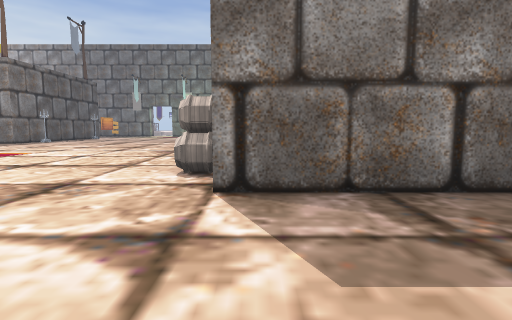
View 1 (above)

19 first-person views from a walk through a Godot game level. The camera is 1.5 m above the floor, tilts 6° down and sees 80° across. The floor is counted in squares, 2 m on a side. Each view is taken from the middle of a square. On the plan, view 1 faces up. The plan holds only what a view shows up to about 10 squares ahead; the rest is blank. The place goes on beyond the plan. Flat picture figures and markers are left out. Characters and animated objects are left out. Door leaves are left out where a doorway can be walked through. Some surface patterns are stand-ins.

View 2
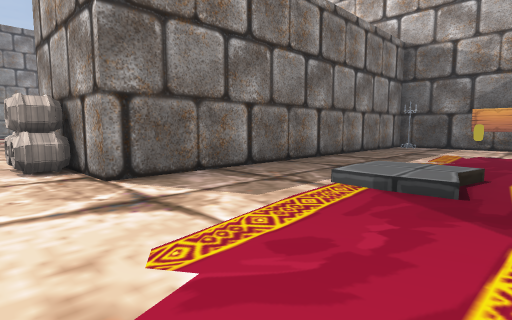

View 3
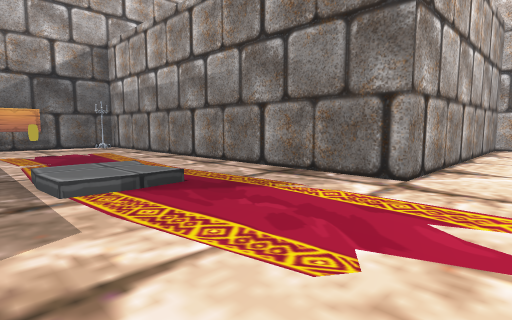

View 4
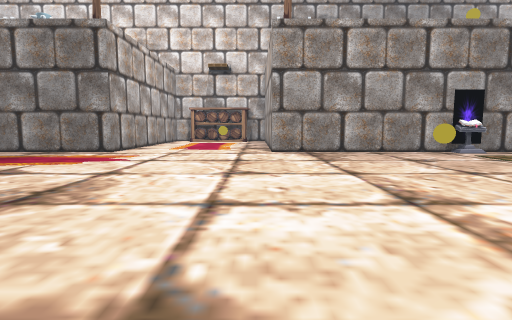

View 5
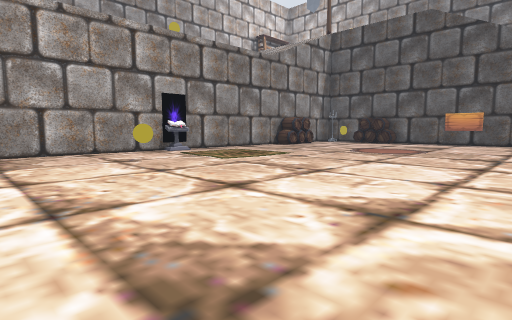

View 6
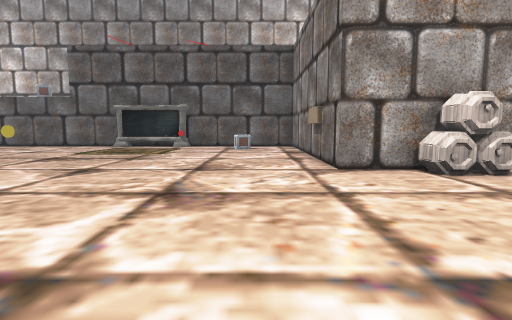

View 7
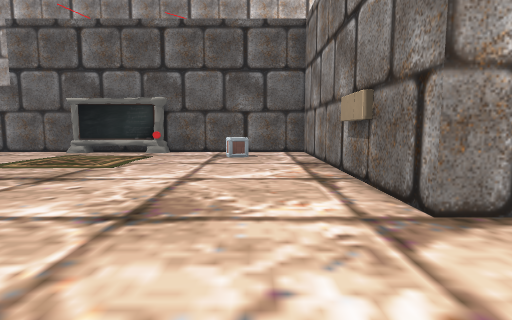

View 8
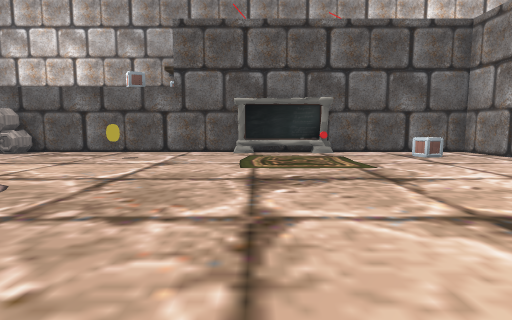

View 9
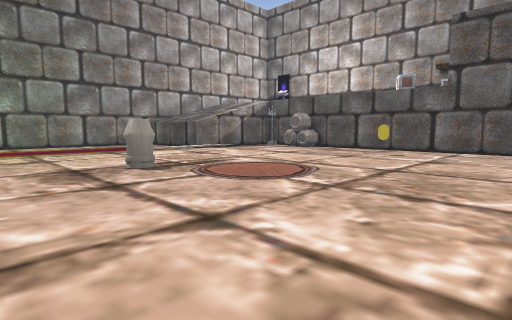

View 10
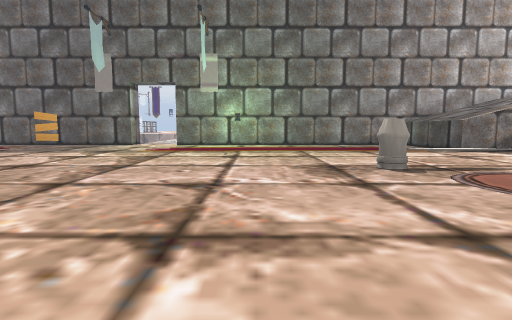

View 11
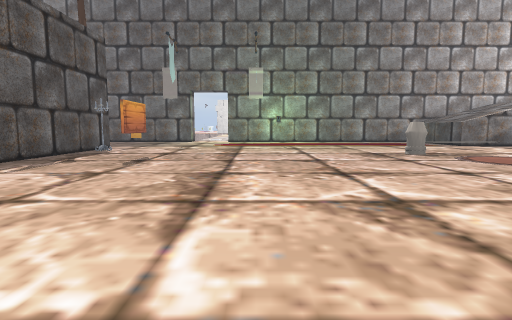

View 12
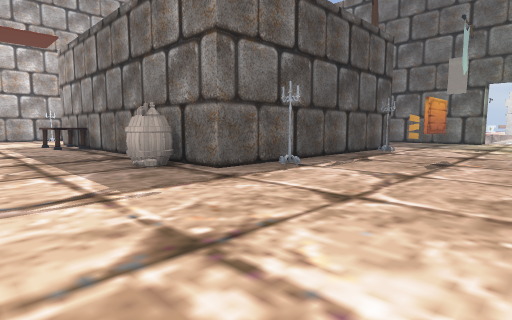

View 13
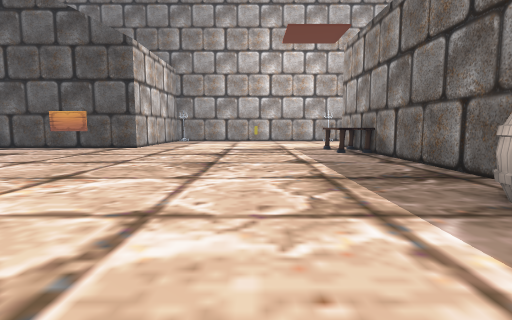

View 14
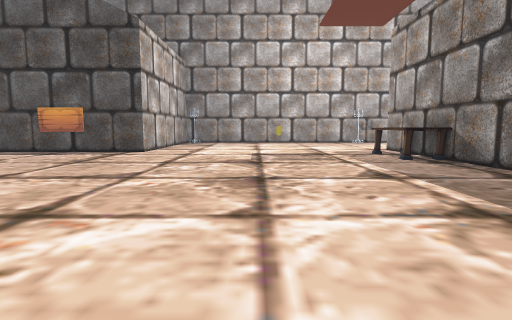

View 15
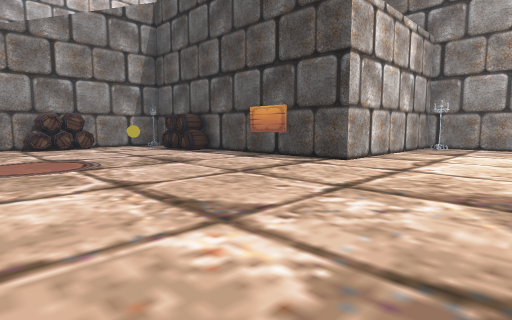

View 16
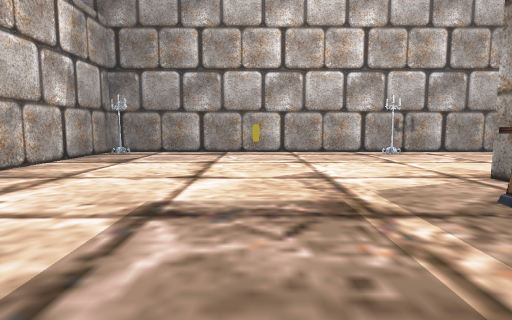

View 17
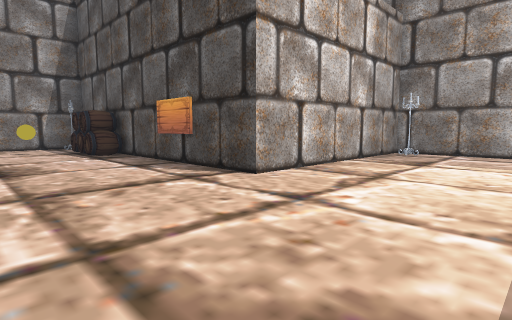

View 18
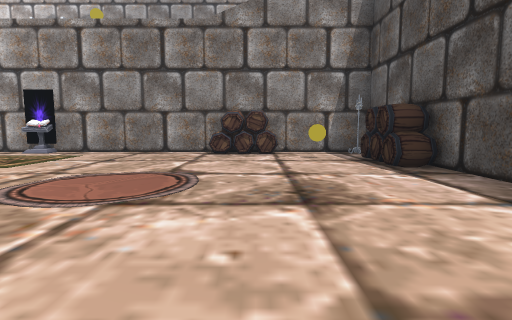

View 19
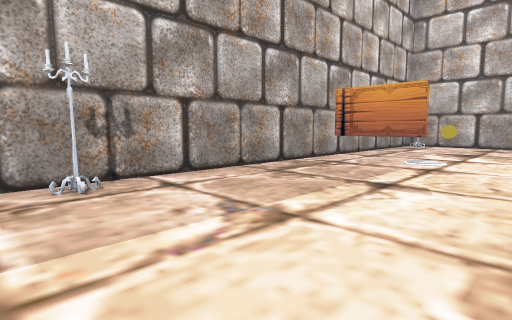

### Floor plan
Points are (right, up) in squares from view 1. A wall is a line through its corners. A room is listed if a view was taken in it or the views show most of it. See-through windows are left out.
Room 1 (views 1, 2, 3, 4, 5, 6, 7, 8, 9, 10, 11, 12, 13, 14, 15, 16, 17, 18, 19)
walls: (-8.9, 19.3) (-8.9, 17.8); (-11.5, 21.1) (-11.5, 14.5) (-22.5, 14.5); (-19, 13.9) (-19.1, 13.5); (-19.1, 14.5) (-19, 13.5) (-20, 13.6); (-19.2, 14.5) (-19.2, 13.9); (-20, 13.5) (-21.1, 13.4); (-11.8, -2.2) (-11.3, -2.2); (-11.1, -2.5) (-5.5, -2.5); (6.2, 11.7) (6.1, 12.5); (6.2, 11.7) (6.2, 14.5); (-20.9, 1.4) (-20.6, 1.3); (-18, -1.5) (-16.9, -1.6); (-17, -2.5) (-11.5, -2.5); (-21.1, 1) (-20.7, 1) (-20.6, 0.2); (-18.6, -1.6) (-16.6, -1.6); (-18.5, -1.7) (-17.2, -1.5); (6.5, 14.4) (6.5, 21.5); (-21.5, 1.2) (-21, 1.3) (-20.6, 1.2) (-20.6, -0.5); (-24.2, 18.5) (-25.8, 18.5); (4.1, 23.6) (2.5, 23.6) (2.5, 24.1); (-21.5, -2.5) (-18.2, -2.5); (7.8, 3.5) (-0.5, 3.5) (-0.5, 7.5) (6.5, 7.5) (6.5, 11.9); (-0.5, -6.5) (-0.5, -2.5) (7.8, -2.5); (10.4, 0) (10.4, 1); (-27.5, 23.8) (-27.5, 6.5) (-21.5, 6.5) (-21.5, 0.5)
low walls: (-0.5, 19.5) (-1.2, 19.6); (1, 19.7) (-0.6, 19.5); (6.1, 12.5) (6.2, 12.9)
objects: other object (-26, 11); coin (-26, 25); coin (-20, 0); barrel (-13, 14); other object (-11, -2); coin (-9, 1); barrel (-1, 5) to (-1, 6); coin (4, 18); crate (5, 10); barrel (6, 21) to (6, 22); coin (7, 1)

Where each view was taken, in squares from view 1:
view 1: 0 up, 0 right, facing up
view 2: 1 down, 2 left, facing up-right
view 3: 2 up, 2 left, facing down-right
view 4: 7 up, 5 left, facing down
view 5: 7 up, 6 left, facing down-left
view 6: 9 up, 6 left, facing right
view 7: 9 up, 3 left, facing right
view 8: 14 up, 3 left, facing right
view 9: 14 up, 4 left, facing up-right
view 10: 14 up, 4 left, facing up
view 11: 11 up, 6 left, facing up
view 12: 11 up, 7 left, facing up-left
view 13: 11 up, 10 left, facing left
view 14: 10 up, 12 left, facing left
view 15: 10 up, 15 left, facing down-left
view 16: 11 up, 18 left, facing left
view 17: 10 up, 18 left, facing down-left
view 18: 7 up, 18 left, facing down
view 19: 14 up, 23 left, facing up-left
